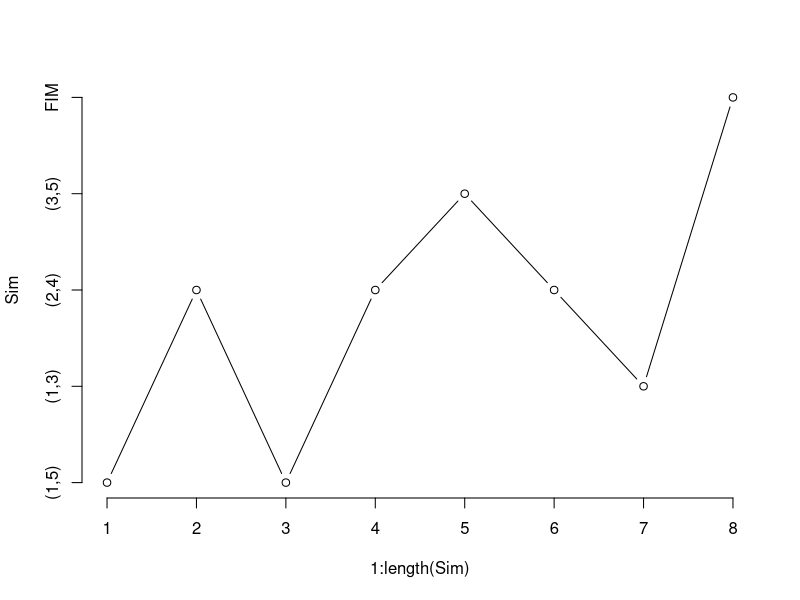
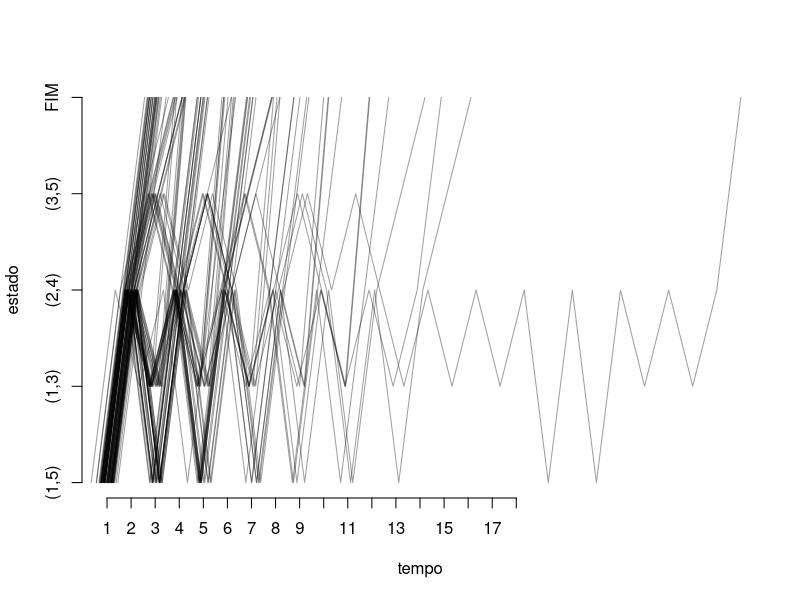

Here is the R script that generated these plots, in order: (Note: this script raises an error after producing the figures.)
### SIMULAÇÃO DE MONTE CARLO ###
#matriz de adjacências de um grafo
M <- matrix(c(1,1,0,0,1,
              1,0,1,1,0,
              0,0,0,1,0,
              0,0,1,0,0,
              1,0,0,0,1),ncol=5)

#adjacências em 2 steps
M %*% M 
#adjacências em 3 steps
(M %*% M) %*% M
##
#valor exato (para todos os p iguais e p=0.99)
p<- 0.5
2*p^2+2*p^3-5*p^4+2*p^5

#simulando o circuito:
p <- c(0.99,0.99,0.99,0.99,0.99) #probabilidades
C <- sapply(p, function(p) rbinom(1,1,p)) #chaves fechadas ou nao
#chave <- Vectorize(rbinom, vectorize.args="prob")
M <- matrix(c(0,0,0,0,
              C[1],0,C[3],0,
              C[4],C[3],0,0,
              0,C[2],C[5],1),ncol=4)

(M3 <- (M %*% M) %*% M)

simula <- function(p){
  C <- sapply(p, function(p) rbinom(1,1,p))
  M<- matrix(0,nrow=4,ncol=4)
  M[1,2] <- C[1]; M[2,4] <- C[2]
  M[2,3] <- M[3,2] <- C[3]
  M[1,3] <- C[4];  M[3,4] <- C[5];  M[4,4] <- 1
  passos <- M %*% M %*% M
  funciona <- min(passos[1,4], 1)
  return(funciona)
}
Nsim <- 1E3
p <- c(0.99,0.99,0.99,0.99,0.99)
Sim <- replicate(Nsim,simula(p))
mean(Sim)
##
p<- c(.5,.5,.5,.5,.5)
Sim<- replicate(Nsim, simula(p))
mean(Sim)
##
p<- c(0.8,0.8,0.5,0.8,0.8)
Sim <- replicate(Nsim, simula(p))
mean(Sim)
## qte de componentes redundantes para q P{Funcionar} > 0.99
##FUNCAO PARA O CIRCUITO QUE ELE POS NO QUADRO

simula2 <- function(p){
  C <- sapply(p, function(p) rbinom(1,1,p))
  M<- matrix(0,nrow=5,ncol=5)
  M[1,-1] <- c(C[1],C[3],C[5],C[4])
  M[-1,5] <- c(C[2],C[2],C[6],1)
  passos <- M %*% M %*% M
  funciona <- min(passos[1,5], 1)
  return(funciona)
}
#exemplo
# p=1/2 para todas as 6 chaves
p <- rep(0.5,6)
Nsim <- 1E3
Sim<- replicate(Nsim, simula2(p))
#resp teorica:
p <- 0.5; p+3*p**2-4*p**3-p**4+3*p**5-p**6
# resultado simulacao:
mean(Sim)

#### O GATO E O RATO ####
# Suponha que você tenha um timer e uma fila de 5 caixas, com um gato na 1ª caixa
# e um rato na 5ª caixa, no instante inicial. O gato e o rato pulam ambos ao acaso
# para uma caixa adjascente quando o timer avança.
# O gato come o rato se eles estiverem na mesma caixa, terminando o jogo.

#Matriz de transicao
P <- matrix(0,nrow=5,ncol=5)
P[c(2,4),c(3,5)] <- 0.5
P[1,3] <- P[5,5] <- 1
P[3,-3] <- 0.25

estados<- c("(1,5)"=1,"(1,3)"=2,"(2,4)"=3,"(3,5)"=4,"FIM"=5)
atual <- estados[1]

simula <- function(atual,P){
  caminho <- atual
  while(atual!=5){
    atual <-sample(estados,size=1,prob=P[atual,])
    caminho <- append(caminho, atual)
  }#fim while
  return(caminho)
}#fim simula

Sim<-simula(atual, P)

#plota o caminho
plot(x=1:length(Sim),y=Sim,type="b",axes=F)
axis(1,1:length(Sim))
axis(2,at=1:5,labels=names(estados))

S <- replicate(100,simula(atual,P))

#media do tempo do trajeto
mean(sapply(S, length))
#prop de vezes em cada casa
#em cada simulacao
sapply(S,function(sim)table(sim)/length(sim))
#no geral
table(unlist(S))/sum(sapply(S, length))
#tempo maximo
max(sapply(S,length))

#desenha todos os caminhos das simulacoes
plot(x=0,y=0,ylim=c(1,5),xlim=c(1,max(sapply(S,length))),
     xlab="tempo",ylab="estado",
     type="n",axes=F)
axis(1,1:18)
axis(2,at=1:5,labels=names(estados))
sapply(S,function(sim){
    x<- 1:length(sim) + rnorm(1,sd=.2)
    y<- sim# + rnorm(1,sd=.1)
    lines(x,y,col="#00000060")
  }
)

#### FUNCAO DE JOGO DO ARTHUR

pos<- function(x){
  if(x==1) return(x+1)
  if(x==5) return(x-1)
  mov <- sample(c(-1,1),1,prob=c(.5,.5))
  x<- x+mov
  return(x)
}

jogo <- function(rato=1,gato=5){
  while(gato!=rato){
    gato<- pos(gato)
    rato<- pos(rato)
    cat(paste(rato,",",gato,"\n"))
  }
  cat("Rato morreu!")
}
jogo()


#### PROBLEMA DA RUÍNA DO JOGADOR ####
# O jogador tem probabilidade p de ganhar R$1,00 e (1-p) de perder R$1,00.
#Suponha que o jogador iniciou o jogo com i reais.
#A) Assumindo que as sucessíveis jogadas sejam independentes, qual é a probabi-
# lidade de que a fortuna alcance N reais antes de o jogador perder tudo?
#B) Qual é o numero médio de jogadas até chegar a N reais?
#C) Qual é o número médio de jogadas até que ele perca tudo?
#dado:
p<- 0.4
i<-3
N<- 7

simula <- function(p){
  fort <- i
  cont <- 0
  while(fort>0 && fort <N){
    fort <- fort+ (-1)^as.numeric(runif(1)>p)
    cont <- cont+1
  }
  return(c(cont, fort==N))
}

X<- t(replicate(1E3,simula(p)))
#A)
mean(X[,2])
#B)
mean(X[X[,2]==1,1])
#C)
mean(X[X[,2]==0,1])

#Simulacao sem limite superior
simula <- function(p,N){
  fort <- i
  cont <- 0
  #alvo <-0
  while(fort>0){
    fort <- fort+(-1)^as.numeric(runif(1)>p)
    #alvo <- alvo + as.numeric(fort >=N)
    cont <- cont+1
  }
  #return(c(cont,alvo))
  return(cont)
}
#X<- t(replicate(1E3,simula(p,N)))
X <- replicate(1E3,simula(p,N))
mean(X[,2]>0)

#Simulacao em que o apostador joga uma moeda para decidir se aposta denovo ou nao
simulaMoeda <- function(p){
  fort <- i
  cont <- 0
  moeda <-1
  while(fort>0 && moeda>0.5){
    fort <- fort+(-1)^as.numeric(runif(1)>p)
    cont <- cont+1
    moeda <- runif(1)
  }
  return(c(cont,fort))
}
Xmoeda<- t(replicate(100,simulaMoeda(p)))

mean(Xmoeda)
#probabilidade do jogador iniciar em i e atingir 1real antes de chegar a N reais?
# valor real: 0.8795
#probabilidade de começar em 2 e quebrar antes de atingir 6 reais?
#probabilidade de atingir 2 antes de chegar a 4 reais

##Sem jogar uma moeda
simula2 <- function(p,inferior=0,superior,fort){
  cont <- 0
  while(fort>inferior && fort <superior){
    fort <- fort+ (-1)^as.numeric(runif(1)>p)
    cont <- cont+1
  }
  return(c(cont,fort==inferior))
}
# I)
X <- t(replicate(1E3, simula2(p,1,N,i)))
mean(X[,2])
# II)
X <- t(replicate(1E3, simula2(p,superior=6,fort=2)))
mean(X[,2])
# III)
X <- t(replicate(1E3, simula2(p,inferior=2,superior=4,i)))
1-mean(X[,2])

##jogando uma moeda
simula3 <- function(p,inferior=0,superior,fort){
  cont <- 0
  U<-1
  while(fort>inferior && fort <superior && U>0.5){
    fort <- fort+ (-1)^as.numeric(runif(1)>p)
    cont <- cont+1
    U<- runif(1)
  }
  return(c(cont,fort==inferior))
}
# I)
X <- t(replicate(1E3, simula3(p,1,N,i)))
mean(X[,2])
# II)
X <- t(replicate(1E3, simula3(p,superior=6,fort=2)))
mean(X[,2])
# III)
X <- t(replicate(1E3, simula3(p,inferior=2,superior=4,i)))
1-mean(X[,2])
